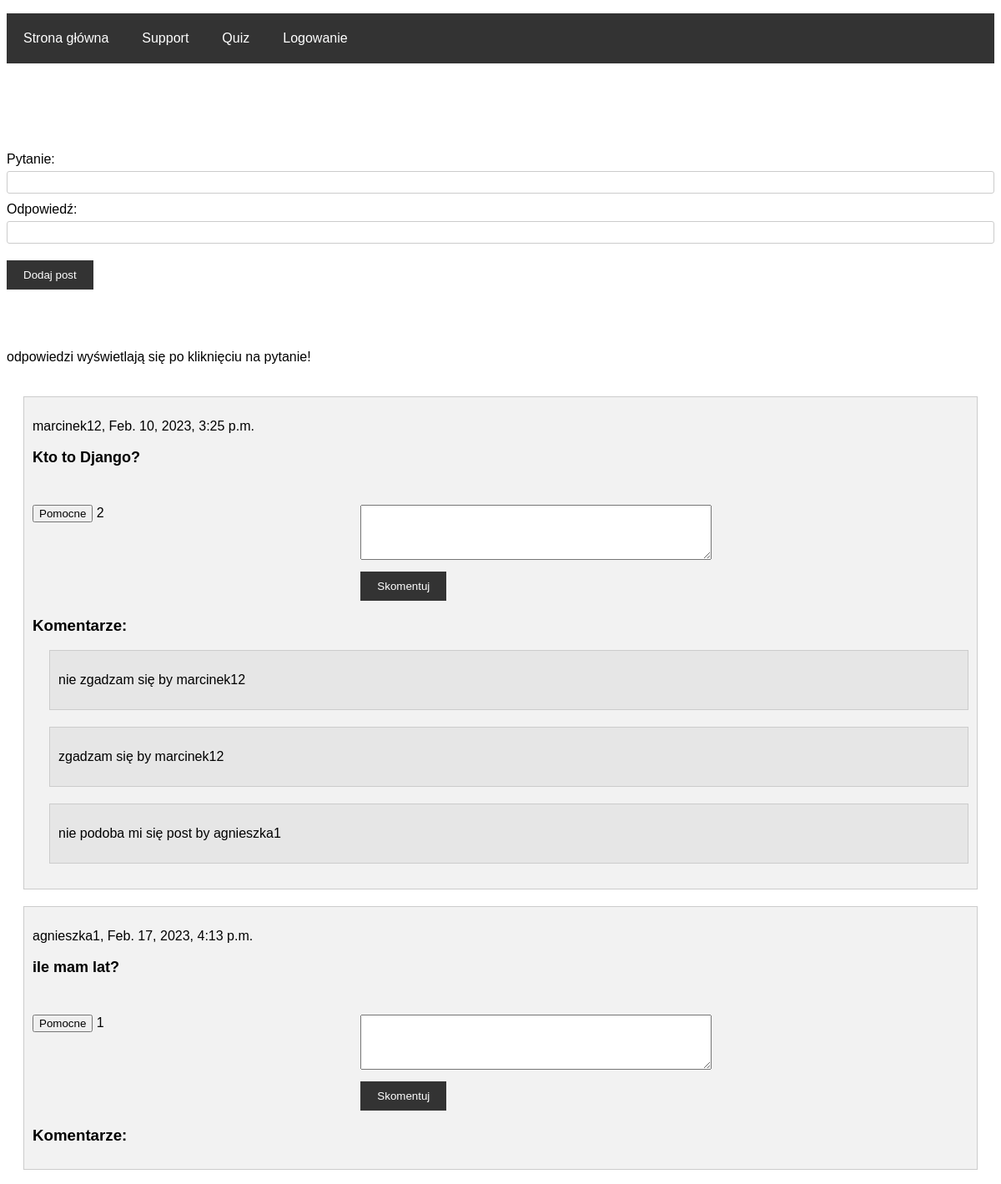
The app's page / (upper part), older data.
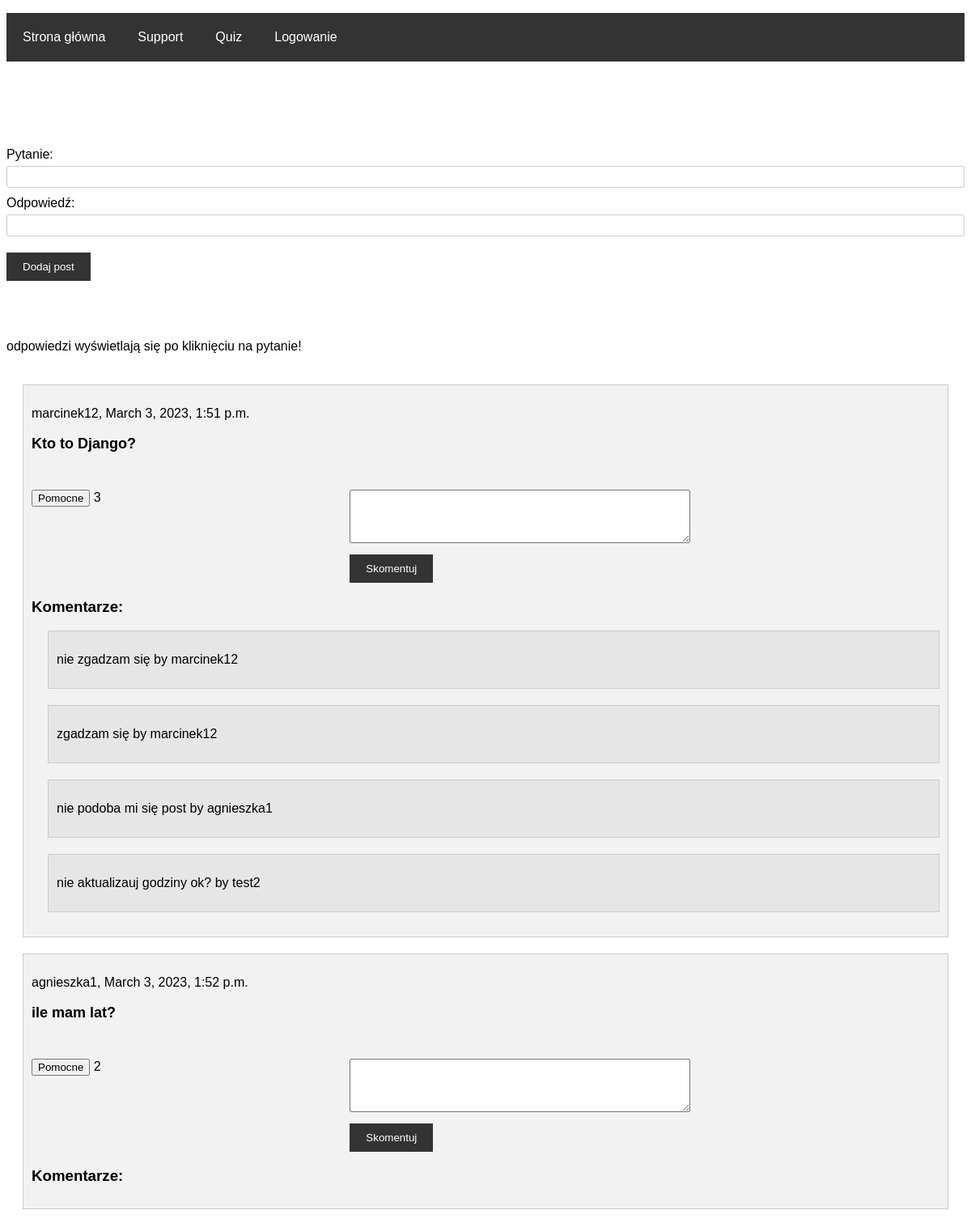
The same page, newer data.
### bool/models.py (models this page shows)
class Post(models.Model):
    question = models.TextField(max_length=200)
    answer = models.TextField(max_length=200)
    likes = models.ManyToManyField(Profile, related_name='likes')
    profile = models.ForeignKey(Profile, on_delete=models.CASCADE)
    created = models.DateTimeField(auto_now=True)
    image = models.ImageField(upload_to='images')
    saved = models.ManyToManyField(Profile, related_name="saved_post")

class Profile(models.Model):
    user = models.OneToOneField(User, on_delete=models.CASCADE)
    avatar = models.ImageField(upload_to='awatars')

class Comments(models.Model):
    text = models.TextField(max_length=80)
    created = models.DateTimeField(auto_now=True)
    profile = models.ForeignKey(Profile, on_delete=models.CASCADE)
    post = models.ManyToManyField(Post, related_name='post_comments')

### bool/views.py (the view, shortened to what this page needs)
# urls.py: path('', views.Main.as_view(), name="main"),
class Main(View):
    def get(self, request):
        post = Post.objects.all()
        context = {"posts": post}
        return render(request, 'main.html', context)

### templates/main.html (shortened to what this page needs)
<!DOCTYPE html>
{% load static %}  <link rel="stylesheet" href="{% static '/css/main_form.css' %}">
<html>
<head>
</head>
<body>
 {% if user.is_authenticated %}
 <header>
    <nav class="navbar">
        <ul>
            <li><a href="{% url 'main' %}">Strona główna</a></li>
            <li><a href="{% url 'account' %}">Profil</a></li>
            <li><a href="{% url 'support' %}">Support</a></li>
            <li><a href="{% url 'quiz' %}">Quiz</a></li>
            <li><a href="{% url 'logout' %}">Wyloguj</a></li>
        </ul>
    </nav>
</header>
 {% else %}
<header>
    <nav class="navbar">
        <ul>
            <li><a href="{% url 'main' %}">Strona główna</a></li>
            <li><a href="{% url 'support' %}">Support</a></li>
            <li><a href="{% url 'quiz' %}">Quiz</a></li>
            <li><a href="{% url 'login' %}">Logowanie</a></li>
        </ul>
    </nav>
</header>
 {% endif %}
<main>
    <form method="post" enctype="multipart/form-data">
    <br><br>
    <br><br>
    <br>
                <label for="question">Pytanie:</label>
                <input type="text" id="question" name="question" required>
    <br>
                <label for="answer">Odpowiedź:</label>
                <input type="text" id="answer" name="answer" required>
    <br>
            <input type="submit" value="Dodaj post">
    </form>
    <br><br>
    <br><br>
odpowiedzi wyświetlają się po kliknięciu na pytanie!
        <br>
<br>
    {% for post in posts %}
<div class="post">
    <p class="added">{{ post.profile.user }}, {{ post.created }}</p>
    <p class="question">{{ post.question }}</p>
    <div class="interactions">
        <form action="{% url 'main' %}" method="post">
            <button class="like" type="submit">Pomocne</button>
            <span class="like-count">{{ post.likes.count }}</span>
        </form>
        <form action="{% url 'main' %}" method="post">
            <textarea name="text" id="comment_text" rows="4" cols="50"></textarea><br>
            <input type="submit" value="Skomentuj">
        </form>
        <br>
            <br>
    </div>
    <h3>Komentarze:</h3>
    <div class="comments">
        {% for comment in post.post_comments.all %}
        <div class="comment">
            <p>{{ comment.text }} by {{ comment.profile.user.username }}</p>
            </div>
        {% endfor %}
    </div>
</div>
{% endfor %}
</main>
</body>
</html>

Row changes from the older to the newer data that the page shows:
changed Post "Kto to Django?": created "Feb. 10, 2023, 3:25 p.m." → "March 3, 2023, 1:51 p.m."; likes.count "2" → "3"
added Comments: text "nie aktualizauj godziny ok?", profile.user.username "test2", shown under Post "Kto to Django?"
changed Post "ile mam lat?": created "Feb. 17, 2023, 4:13 p.m." → "March 3, 2023, 1:52 p.m."; likes.count "1" → "2"
